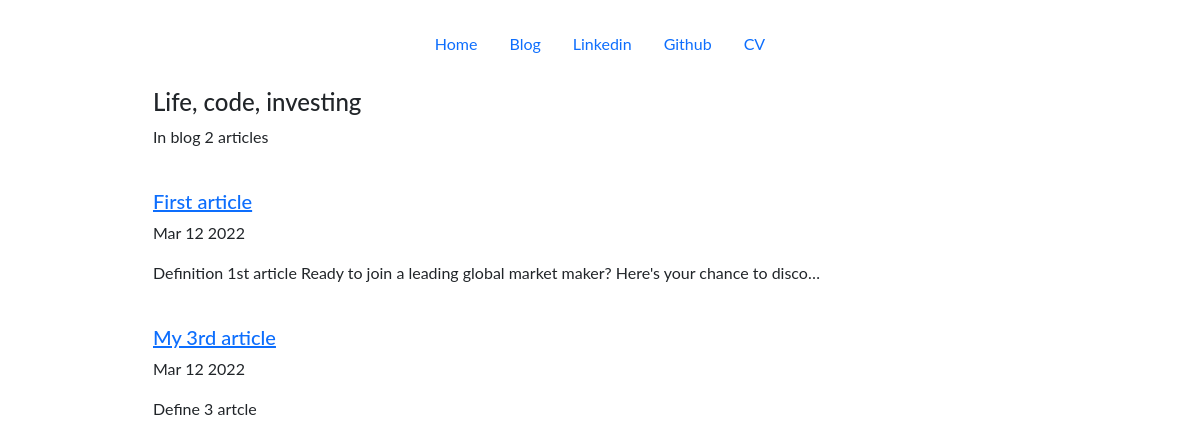
Screenshot of /blog/ with the database file from the repository.
### blog/models.py (models this page shows, shortened)
class Blogs(models.Model):
    title = models.CharField(max_length=150)
    description = models.TextField()
    date = models.DateTimeField(blank=True)

### blog/views.py (the view)
# urls.py: path('', views.blogs, name='blogs'),
def blogs(request):
    my_blogs = Blogs.objects.order_by('-date')
    return render(request, 'blog/blogs.html', {
        'my_blogs': my_blogs,
        })

### blog/templates/blog/blogs.html
{% extends 'portfolio/base.html' %}
{% block content %}
  <br>
  <h4>Life, code, investing</h4>
  <p>In blog {{ my_blogs.count }} article{{ my_blogs|pluralize }} </article></p>
  <br>
  {% for blog in my_blogs %}
    <a href="{% url 'blog:detail' blog.id %}"><h5>{{ blog.title }}</h5></a>
    <p>{{ blog.date|date:'M d Y' }}</p>
    <p>{{ blog.description|truncatechars:100 }}</p>
    <br>
  {% endfor %}
{% endblock %}

### portfolio/static/portfolio/custom.css (style rules this page uses)
body { font-family: 'Lato', sans-serif; }

### rows the page displays
Blogs: title "First article", date "Mar 12 2022", description "Definition 1st article Ready to join a leading global market maker? Here's your chance to disco…"
Blogs: title "My 3rd article", date "Mar 12 2022", description "Define 3 artcle"

### other values shown
{{ my_blogs.count }} "2"
